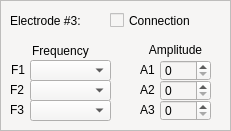
     <widget class="QFrame" name="frame_e1_5">
      <property name="geometry">
       <rect>
        <x>740</x>
        <y>170</y>
        <width>231</width>
        <height>131</height>
       </rect>
      </property>
      <property name="styleSheet">
       <string notr="true">background-color: rgb(246, 245, 244);</string>
      </property>
      <property name="frameShape">
       <enum>QFrame::StyledPanel</enum>
      </property>
      <property name="frameShadow">
       <enum>QFrame::Raised</enum>
      </property>
      <widget class="QSpinBox" name="spinBox_e0_a1_12">
       <property name="geometry">
        <rect>
         <x>160</x>
         <y>60</y>
         <width>51</width>
         <height>21</height>
        </rect>
       </property>
      </widget>
      <widget class="QLabel" name="label_107">
       <property name="geometry">
        <rect>
         <x>10</x>
         <y>10</y>
         <width>91</width>
         <height>21</height>
        </rect>
       </property>
       <property name="text">
        <string>Electrode #3:</string>
       </property>
      </widget>
      <widget class="QLabel" name="label_108">
       <property name="geometry">
        <rect>
         <x>10</x>
         <y>40</y>
         <width>101</width>
         <height>21</height>
        </rect>
       </property>
       <property name="text">
        <string>Frequency</string>
       </property>
       <property name="alignment">
        <set>Qt::AlignCenter</set>
       </property>
      </widget>
      <widget class="QLabel" name="label_109">
       <property name="geometry">
        <rect>
         <x>11</x>
         <y>60</y>
         <width>21</width>
         <height>20</height>
        </rect>
       </property>
       <property name="text">
        <string>F1</string>
       </property>
      </widget>
      <widget class="QLabel" name="label_110">
       <property name="geometry">
        <rect>
         <x>10</x>
         <y>80</y>
         <width>21</width>
         <height>20</height>
        </rect>
       </property>
       <property name="text">
        <string>F2</string>
       </property>
      </widget>
      <widget class="QLabel" name="label_111">
       <property name="geometry">
        <rect>
         <x>10</x>
         <y>100</y>
         <width>21</width>
         <height>20</height>
        </rect>
       </property>
       <property name="text">
        <string>F3</string>
       </property>
      </widget>
      <widget class="QComboBox" name="comboBox_e0_f2_12">
       <property name="geometry">
        <rect>
         <x>30</x>
         <y>80</y>
         <width>81</width>
         <height>21</height>
        </rect>
       </property>
      </widget>
      <widget class="QComboBox" name="comboBox_e0_f1_12">
       <property name="geometry">
        <rect>
         <x>30</x>
         <y>60</y>
         <width>81</width>
         <height>21</height>
        </rect>
       </property>
      </widget>
      <widget class="QComboBox" name="comboBox_e0_f3_12">
       <property name="geometry">
        <rect>
         <x>30</x>
         <y>100</y>
         <width>81</width>
         <height>21</height>
        </rect>
       </property>
      </widget>
      <widget class="QLabel" name="label_112">
       <property name="geometry">
        <rect>
         <x>140</x>
         <y>39</y>
         <width>71</width>
         <height>21</height>
        </rect>
       </property>
       <property name="text">
        <string>Amplitude</string>
       </property>
       <property name="alignment">
        <set>Qt::AlignCenter</set>
       </property>
      </widget>
      <widget class="QLabel" name="label_113">
       <property name="geometry">
        <rect>
         <x>140</x>
         <y>60</y>
         <width>16</width>
         <height>20</height>
        </rect>
       </property>
       <property name="text">
        <string>A1</string>
       </property>
      </widget>
      <widget class="QLabel" name="label_114">
       <property name="geometry">
        <rect>
         <x>140</x>
         <y>80</y>
         <width>21</width>
         <height>20</height>
        </rect>
       </property>
       <property name="text">
        <string>A2</string>
       </property>
      </widget>
      <widget class="QSpinBox" name="spinBox_e0_a2_12">
       <property name="geometry">
        <rect>
         <x>160</x>
         <y>80</y>
         <width>51</width>
         <height>21</height>
        </rect>
       </property>
      </widget>
      <widget class="QLabel" name="label_115">
       <property name="geometry">
        <rect>
         <x>140</x>
         <y>100</y>
         <width>21</width>
         <height>20</height>
        </rect>
       </property>
       <property name="text">
        <string>A3</string>
       </property>
      </widget>
      <widget class="QSpinBox" name="spinBox_e0_a3_12">
       <property name="geometry">
        <rect>
         <x>160</x>
         <y>100</y>
         <width>51</width>
         <height>21</height>
        </rect>
       </property>
      </widget>
      <widget class="QCheckBox" name="checkBox_e0_12">
       <property name="enabled">
        <bool>true</bool>
       </property>
       <property name="geometry">
        <rect>
         <x>110</x>
         <y>10</y>
         <width>101</width>
         <height>21</height>
        </rect>
       </property>
       <property name="text">
        <string>Connection</string>
       </property>
       <property name="tristate">
        <bool>false</bool>
       </property>
      </widget>
     </widget>
